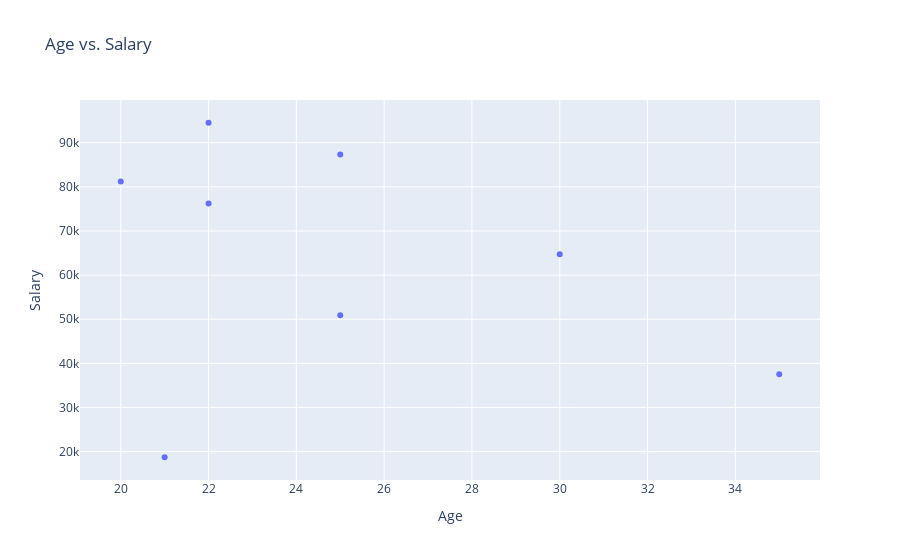

Notebook code cell kept with this figure:
### Code cell
fig = px.scatter(df, x= 'Age', y='Salary', title='Age vs. Salary')
fig.show()

### Figure 1 — Plotly figure (JSON) as saved in the notebook; plotly's stock layout.template omitted (floating-point values rounded to 4 significant figures)
{"data": [{"hovertemplate": "Age=%{x}<br>Salary=%{y}<extra></extra>", "legendgroup": "", "marker": {"color": "#636efa", "symbol": "circle"}, "mode": "markers", "name": "", "orientation": "v", "showlegend": false, "type": "scatter", "x": [25, 30, 35, 20, 22, 21, 25, 22], "xaxis": "x", "y": [87342, 64728, 37519, 81234, 94523, 18734, 50934, 76234], "yaxis": "y"}], "layout": {"autosize": true, "legend": {"tracegroupgap": 0}, "title": {"text": "Age vs. Salary"}, "xaxis": {"anchor": "y", "autorange": true, "domain": [0, 1], "range": [19.09, 35.91], "title": {"text": "Age"}, "type": "linear"}, "yaxis": {"anchor": "x", "autorange": true, "domain": [0, 1], "range": [12480.0, 100800.0], "title": {"text": "Salary"}, "type": "linear"}}}
